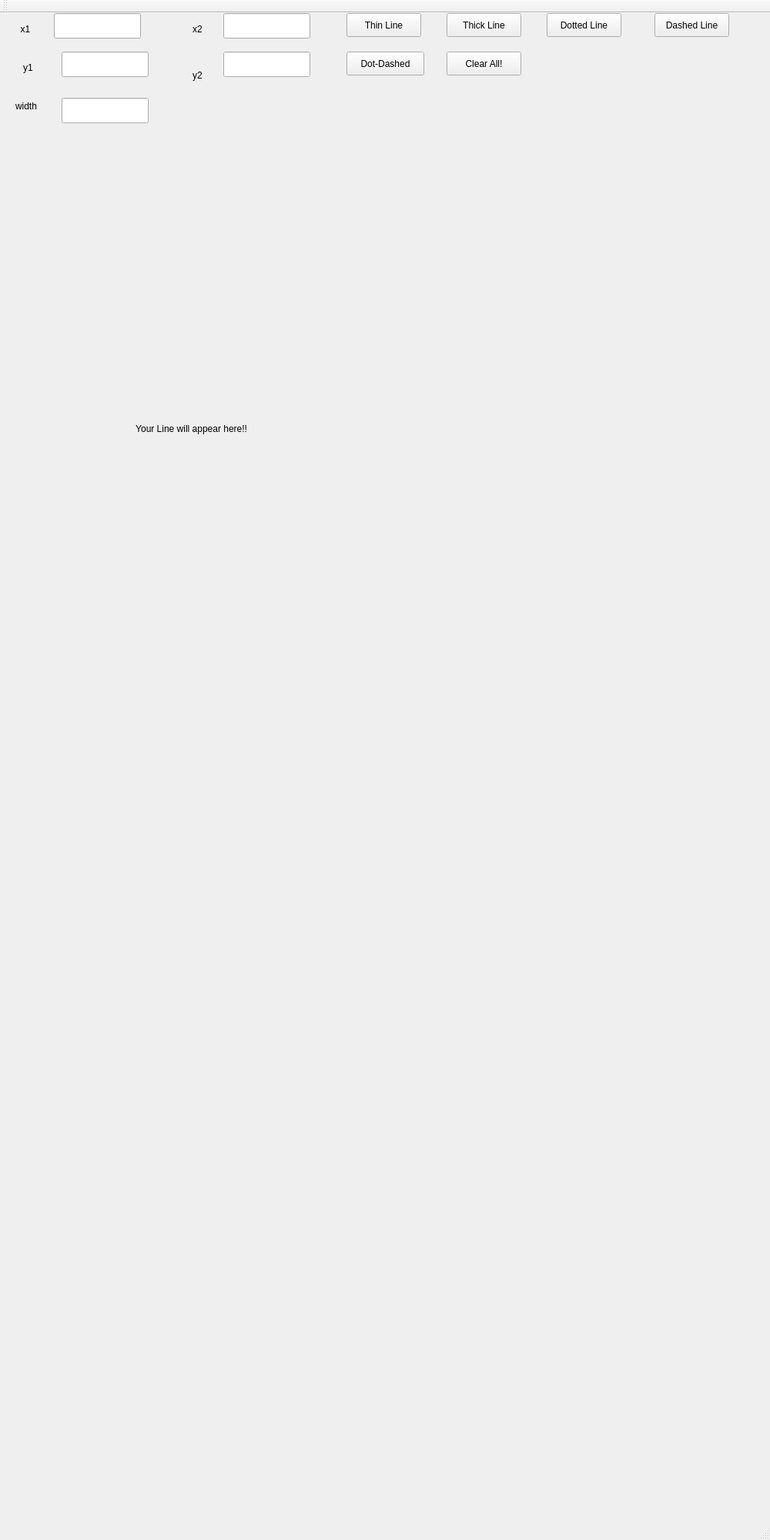
<?xml version="1.0" encoding="UTF-8"?>
<ui version="4.0">
 <class>linestyles</class>
 <widget class="QMainWindow" name="linestyles">
  <property name="geometry">
   <rect>
    <x>0</x>
    <y>0</y>
    <width>1000</width>
    <height>2000</height>
   </rect>
  </property>
  <property name="windowTitle">
   <string>linestyles</string>
  </property>
  <widget class="QWidget" name="centralWidget">
   <widget class="QLabel" name="label">
    <property name="geometry">
     <rect>
      <x>20</x>
      <y>10</y>
      <width>65</width>
      <height>21</height>
     </rect>
    </property>
    <property name="text">
     <string>  x1</string>
    </property>
   </widget>
   <widget class="QLabel" name="label_2">
    <property name="geometry">
     <rect>
      <x>30</x>
      <y>60</y>
      <width>65</width>
      <height>21</height>
     </rect>
    </property>
    <property name="text">
     <string>y1</string>
    </property>
   </widget>
   <widget class="QLabel" name="label_3">
    <property name="geometry">
     <rect>
      <x>250</x>
      <y>10</y>
      <width>65</width>
      <height>21</height>
     </rect>
    </property>
    <property name="text">
     <string>x2</string>
    </property>
   </widget>
   <widget class="QLabel" name="label_4">
    <property name="geometry">
     <rect>
      <x>250</x>
      <y>70</y>
      <width>65</width>
      <height>21</height>
     </rect>
    </property>
    <property name="text">
     <string>y2</string>
    </property>
   </widget>
   <widget class="QLabel" name="label_5">
    <property name="geometry">
     <rect>
      <x>0</x>
      <y>140</y>
      <width>1000</width>
      <height>800</height>
     </rect>
    </property>
    <property name="text">
     <string>                                                     Your Line will appear here!!</string>
    </property>
   </widget>
   <widget class="QLabel" name="label_6">
    <property name="geometry">
     <rect>
      <x>20</x>
      <y>110</y>
      <width>65</width>
      <height>21</height>
     </rect>
    </property>
    <property name="text">
     <string>width</string>
    </property>
   </widget>
   <widget class="QLineEdit" name="lineEdit">
    <property name="geometry">
     <rect>
      <x>70</x>
      <y>0</y>
      <width>113</width>
      <height>33</height>
     </rect>
    </property>
   </widget>
   <widget class="QLineEdit" name="lineEdit_2">
    <property name="geometry">
     <rect>
      <x>80</x>
      <y>50</y>
      <width>113</width>
      <height>33</height>
     </rect>
    </property>
   </widget>
   <widget class="QLineEdit" name="lineEdit_3">
    <property name="geometry">
     <rect>
      <x>290</x>
      <y>0</y>
      <width>113</width>
      <height>33</height>
     </rect>
    </property>
   </widget>
   <widget class="QLineEdit" name="lineEdit_4">
    <property name="geometry">
     <rect>
      <x>290</x>
      <y>50</y>
      <width>113</width>
      <height>33</height>
     </rect>
    </property>
   </widget>
   <widget class="QLineEdit" name="lineEdit_5">
    <property name="geometry">
     <rect>
      <x>80</x>
      <y>110</y>
      <width>113</width>
      <height>33</height>
     </rect>
    </property>
   </widget>
   <widget class="QPushButton" name="pushButton">
    <property name="geometry">
     <rect>
      <x>450</x>
      <y>0</y>
      <width>97</width>
      <height>31</height>
     </rect>
    </property>
    <property name="text">
     <string>Thin Line</string>
    </property>
   </widget>
   <widget class="QPushButton" name="pushButton_2">
    <property name="geometry">
     <rect>
      <x>580</x>
      <y>0</y>
      <width>97</width>
      <height>31</height>
     </rect>
    </property>
    <property name="text">
     <string>Thick Line</string>
    </property>
   </widget>
   <widget class="QPushButton" name="pushButton_3">
    <property name="geometry">
     <rect>
      <x>710</x>
      <y>0</y>
      <width>97</width>
      <height>31</height>
     </rect>
    </property>
    <property name="text">
     <string>Dotted Line</string>
    </property>
   </widget>
   <widget class="QPushButton" name="pushButton_4">
    <property name="geometry">
     <rect>
      <x>850</x>
      <y>0</y>
      <width>97</width>
      <height>31</height>
     </rect>
    </property>
    <property name="text">
     <string>Dashed Line</string>
    </property>
   </widget>
   <widget class="QPushButton" name="pushButton_5">
    <property name="geometry">
     <rect>
      <x>450</x>
      <y>50</y>
      <width>101</width>
      <height>31</height>
     </rect>
    </property>
    <property name="text">
     <string>Dot-Dashed</string>
    </property>
   </widget>
   <widget class="QPushButton" name="pushButton_6">
    <property name="geometry">
     <rect>
      <x>580</x>
      <y>50</y>
      <width>97</width>
      <height>31</height>
     </rect>
    </property>
    <property name="text">
     <string>Clear All!</string>
    </property>
   </widget>
  </widget>
  <widget class="QMenuBar" name="menuBar">
   <property name="geometry">
    <rect>
     <x>0</x>
     <y>0</y>
     <width>1000</width>
     <height>26</height>
    </rect>
   </property>
  </widget>
  <widget class="QToolBar" name="mainToolBar">
   <attribute name="toolBarArea">
    <enum>TopToolBarArea</enum>
   </attribute>
   <attribute name="toolBarBreak">
    <bool>false</bool>
   </attribute>
  </widget>
  <widget class="QStatusBar" name="statusBar"/>
 </widget>
 <layoutdefault spacing="6" margin="11"/>
 <resources/>
 <connections/>
</ui>
